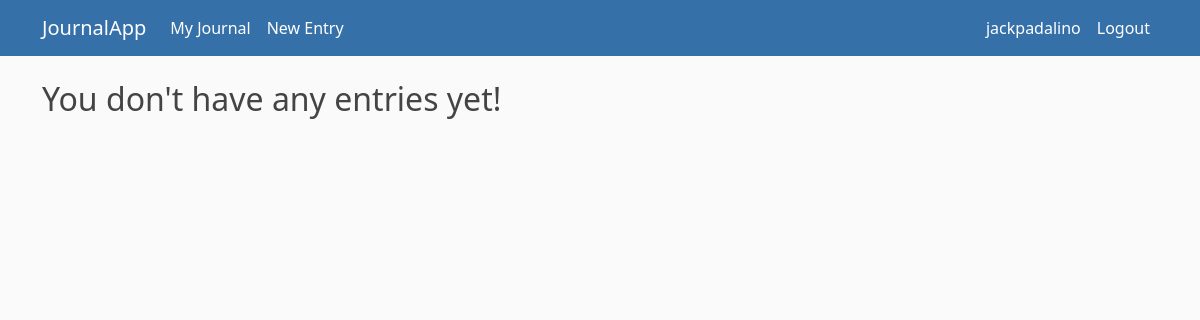
The page /journal/ (signed in) on the database as committed earlier.
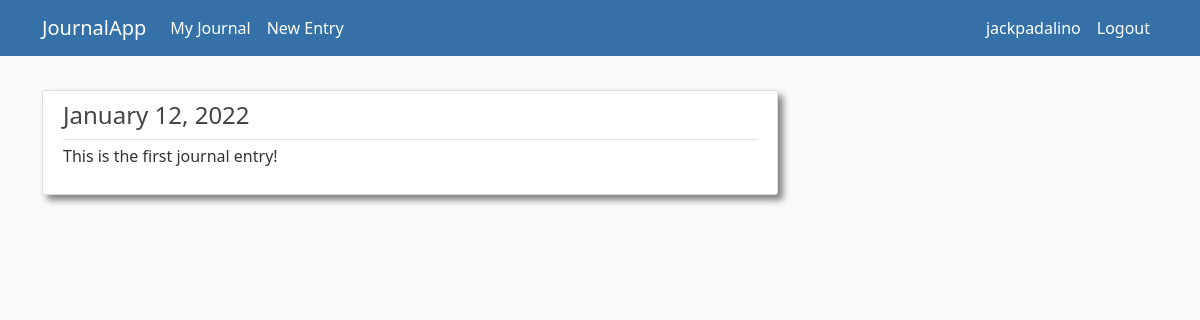
The same page on the database as committed later.
### journal/models.py (models this page shows, shortened)
class Entry(models.Model):
    title = models.CharField(max_length=100)
    content = models.TextField()
    date_posted = models.DateTimeField(default=timezone.now)
    author = models.ForeignKey(User,on_delete=models.CASCADE)

### journal/views.py (the view)
# urls.py: path('journal/', EntryListView.as_view(),name='journal'),
class EntryListView(ListView):
    def get_queryset(self):
        entries = Entry.objects.filter(author=self.request.user)
        entries = entries.order_by('-date_posted')
        return entries
    template_name = 'journal/journal.html'
    context_object_name = 'entries'

### journal/templates/journal/journal.html
{% extends "journal/base.html" %}
{% block content %}
{% if entries %}
    {% for entry in entries %}
        <article class="media content-section">
            <div class="media-body">
                <div class="article-metadata">
                    <h4><a class="article-title" href="{% url 'entry-details' entry.id %}">{{ entry.date_posted|date:"F j, Y" }}</a></h4>
                </div>
                <p class="article-content">{{ entry.content }}</p>
            </div>
        </article>
    {% endfor %}
{% else %}
    <h2>You don't have any entries yet!</h2>
{% endif %}
{% endblock content %}

Rows that differ between the two databases and show on the page:
added Entry: date_posted "January 12, 2022", content "This is the first journal entry!"
Other text that changed with them:
text no longer shown: "You don't have any entries yet!"
